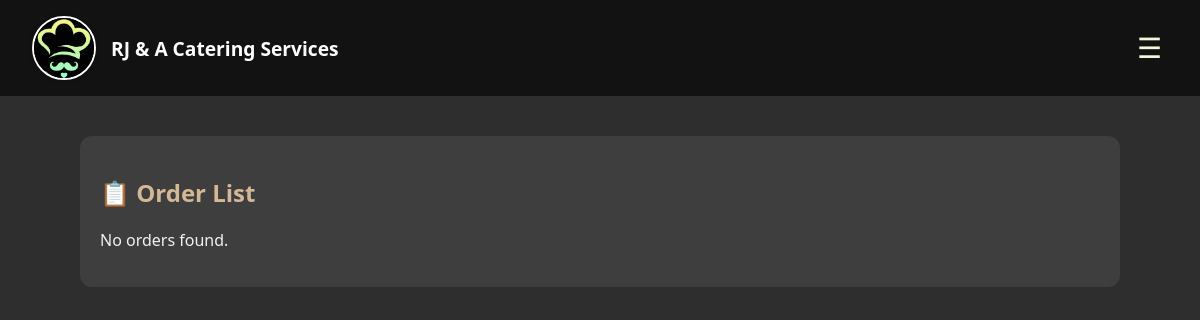
Page /order_details.php (signed in) on the earlier database version.
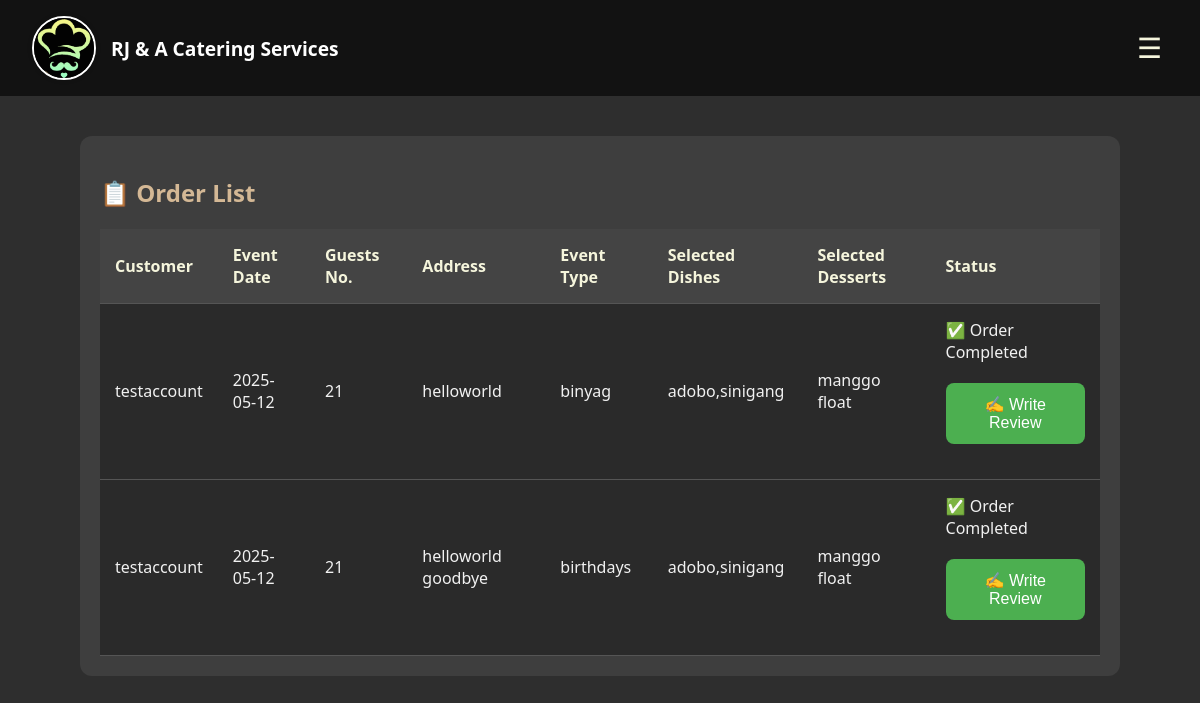
Same page on the later database version.
### tables this page shows
CREATE TABLE `orders` (
  `id` int(11) NOT NULL,
  `package_id` int(11) NOT NULL,
  `customer_name` varchar(255) NOT NULL,
  `address` text NOT NULL,
  `event_type` varchar(255) NOT NULL,
  `guest_count` int(11) NOT NULL,
  `selected_dishes` text DEFAULT NULL,
  `selected_desserts` text DEFAULT NULL,
  `lat` decimal(10,7) DEFAULT NULL,
  `lng` decimal(10,7) DEFAULT NULL,
  `created_at` timestamp NOT NULL DEFAULT current_timestamp(),
  `order_date` date DEFAULT NULL,
  `user_id` int(11) NOT NULL,
  `status` varchar(255) DEFAULT NULL,
  `payment_method` varchar(255) DEFAULT NULL,
  `reviews` text DEFAULT NULL,
  `rating` int(10) DEFAULT NULL,
  `total_price` int(10) DEFAULT NULL
);

CREATE TABLE `registertb` (
  `userid` int(10) UNSIGNED NOT NULL,
  `name` varchar(255) DEFAULT NULL,
  `username` varchar(255) DEFAULT NULL,
  `contact` varchar(20) DEFAULT NULL,
  `password` varchar(255) DEFAULT NULL,
  `checkpass` varchar(255) DEFAULT NULL,
  `role` varchar(20) DEFAULT 'user'
);

### order_details.php (the view, shortened to what this page needs)
<?php
include('connection.php');
$user_id = $_SESSION['user_id'];
$stmt = $conn->prepare("
    SELECT orders.*, registertb.name
    FROM orders
    JOIN registertb ON orders.user_id = registertb.userid  -- Correct column name
    WHERE registertb.userid = ?
    ORDER BY orders.created_at DESC
");
$stmt->bind_param("i", $user_id);
$stmt->execute();
$result = $stmt->get_result();
?>
<!DOCTYPE html>
<html lang="en">
<head>
</head>
<body>
<nav>
    <div class="nav-left">
        <img src="logo.jfif" alt="Logo" class="logo-img">
        <span style="color: white; font-size: 1.2em; font-weight: bold;">RJ & A Catering Services</span>
    </div>
    <button class="menu-toggle" onclick="toggleMenu()">☰</button>
</nav>
<div class="container">
    <h2>📋 Order List</h2>
    <?php if ($result->num_rows > 0): ?>
        <table>
            <tr>
                <th>Customer</th>
                <th>Event Date</th>
                <th>Guests No.</th>
                <th>Address</th>
                <th>Event Type
                <th>Selected Dishes </th>
                <th>Selected Desserts</th>
                <th>Status</th>
            </tr>
            <?php while ($row = $result->fetch_assoc()): ?>
                <tr>
                    <td><?= htmlspecialchars($row['name']) ?></td>
                    <td><?= htmlspecialchars($row['order_date']) ?></td>
                    <td><?= htmlspecialchars($row['guest_count']) ?></td>
                    <td><?= htmlspecialchars($row['address']) ?></td>
                    <td><?= htmlspecialchars($row['event_type']) ?></td>
                    <td>
                        <?php
                        echo nl2br(htmlspecialchars($row['selected_dishes']));
                        ?>
                    </td>
                    <td>
                        <?php
                        echo nl2br(htmlspecialchars($row['selected_desserts']));
                        ?>
                    </td>
                    <td>
                            <?php if ($row['status'] === 'done'): ?>
    <span class="status-paid">✅ Order Completed</span><br>
    <?php if (empty($row['review'])): ?>
        <button class="pay-btn" onclick="openReviewModal(<?= $row['id'] ?>)">✍️ Write Review</button>
    <?php else: ?>
        <span style="color: #ccc; font-style: italic;">📝 Review submitted</span>
    <?php endif; ?>
                        <?php elseif ($row['status'] === 'pending payment' && $row['payment_method'] === 'GCash'): ?>
                            <span class="status-pending">⏳ Pending GCash Payment Verification</span>
                        <?php elseif (!empty($row['payment_method'])): ?>
                            <span class="status-paid">Paid (<?= htmlspecialchars($row['payment_method']) ?>)</span>
                        <?php else: ?>
                            <span class="status-pending">Pending</span>
                        <?php endif; ?>
                    </td>
                </tr>
            <?php endwhile; ?>
        </table>
    <?php else: ?>
        <p>No orders found.</p>
    <?php endif; ?>
</div>
</body>
</html>

Differences in the rows shown:
added orders: registertb.name "testaccount", order_date "2025-05-12", guest_count "21", address "helloworld", event_type "binyag", selected_dishes "adobo,sinigang", selected_desserts "manggo float"
added orders: registertb.name "testaccount", order_date "2025-05-12", guest_count "21", address "helloworld goodbye", event_type "birthdays", selected_dishes "adobo,sinigang", selected_desserts "manggo float"
Other differences:
text no longer shown: "No orders found."
text now shown: "Customer Event Date Guests No. Address Event Type Selected Dishes Selected Desserts Status"
